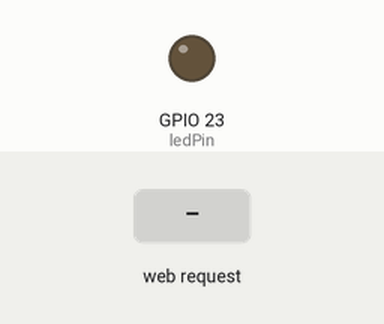
The sketch below on a simulated ESP32. Shown: output pins drawn as LEDs (lit = HIGH). The test bench sets the inputs (shaded band). WiFi joins after 1.5 s; servers stay silent unless stated; what the sketch prints to the serial monitor is not drawn.

Above: at 3.2 s.
3.3 s: HTTP request GET /on received
At 3.6 s:
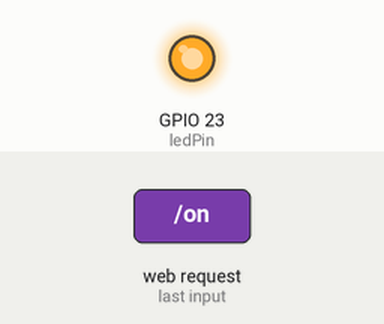
4.8 s: HTTP request GET /off received
At 5.9 s:
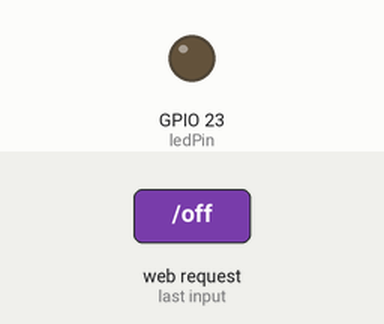
Timing chart, 0 to 7.8 s (numbered marks = the images above; inputs shaded):
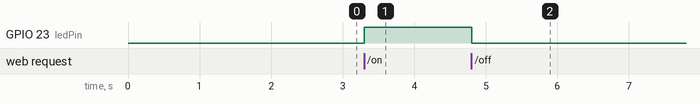

Measured:
- after the input at 3.3 s, GPIO 23 (ledPin): LOW → HIGH at once
- after the input at 4.8 s, GPIO 23 (ledPin): HIGH → LOW at once

The sketch:

WEB_ASYNC.ino
```cpp
#include <WiFi.h>
#include <ESPAsyncWebServer.h>

const char *ssid = "AIE_509_2.4G";
const char *password = "addinedu_class1";
const int ledPin = 23;

AsyncWebServer server(80);

const char html[] PROGMEM = R"rawliteral(
<!DOCTYPE html>
<html>
<body>
<center>
<h1>Hello, ESP32 Web Server- Async</h1>
<div>LED PIN 23 :
<input type="checkbox" onchange="toggleCheckBox(this)" />
</div>
<script>
function toggleCheckBox(element) {
  var request new XMLHttpRequest();
  if (element.checked)
  {
    request.open("GET", "/on", true);
  }
  else
  {
    request.open("GET", "/off", true);
  }
  request.send();
}
</script>
</center>
</body>
</html>
)rawliteral";

void setup() {
  pinMode(ledPin, OUTPUT);
  Serial.begin(115200);
  Serial.println("ESP32 Web Server Start");
  Serial.println(ssid);

  WiFi.begin(ssid, password);
  while (WiFi.status() != WL_CONNECTED) {
    delay(1000);
    Serial.print(".");
  }

  Serial.println("\nIP address: ");
  Serial.println(WiFi.localIP());

  server.on("/", HTTP_GET, [](AsyncWebServerRequest *request){
    request->send_P(200, "text/html", html);
  });

  server.on("/on", HTTP_GET, [](AsyncWebServerRequest *request){
    digitalWrite(ledPin, HIGH);
    request->send_P(200, "text/html", html);
  });

  server.on("/off", HTTP_GET, [](AsyncWebServerRequest *request){
    digitalWrite(ledPin, LOW);
    request->send_P(200, "text/html", html);
  });

  server.begin();
  Serial.println("HTTP Server Started!");
}

void loop() {
  // loop body can be empty in case of AsyncWebServer
  // server.handleClient();
}
```
